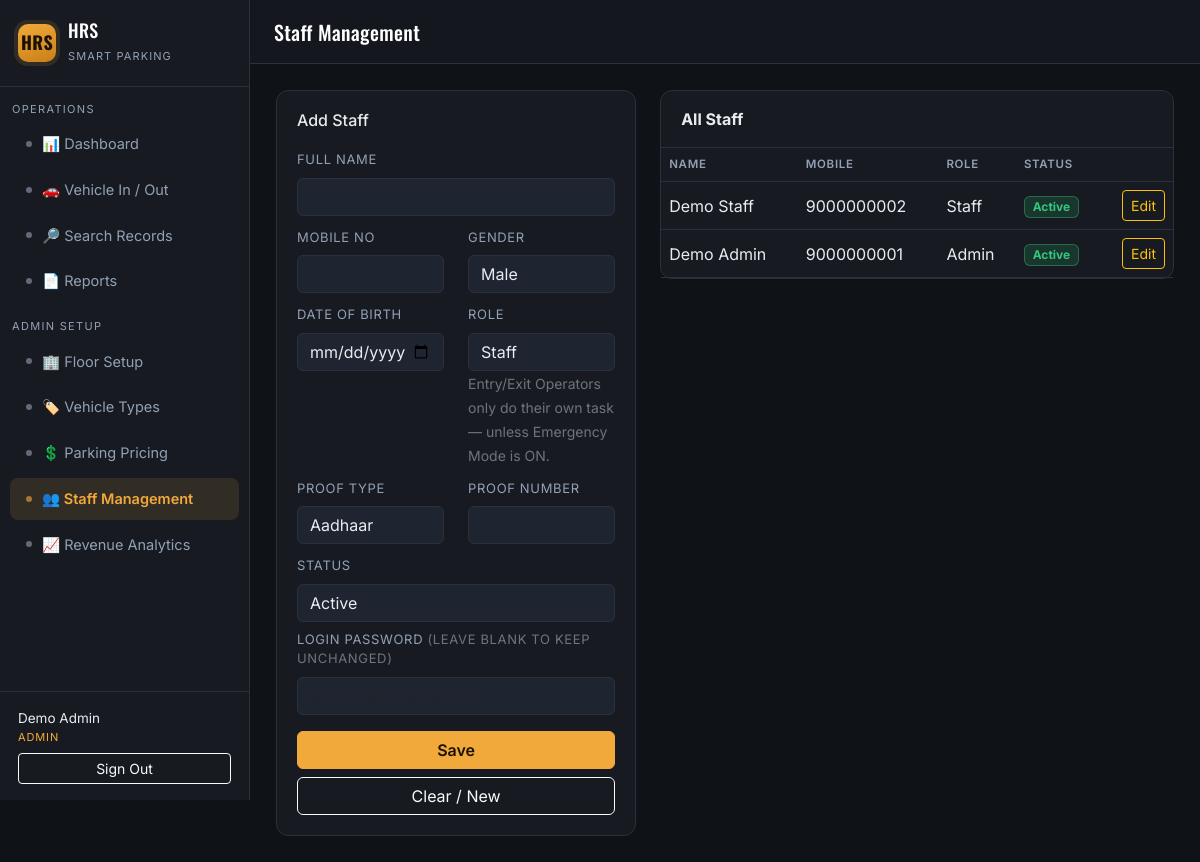
Screenshot of /staff/staff_management.php (signed in) with the database file from the repository.
### tables this page shows
CREATE TABLE `staff_details` (
  `staff_id` int(11) NOT NULL AUTO_INCREMENT,
  `staff_name` varchar(100) NOT NULL,
  `staff_mobile_no` varchar(10) NOT NULL,
  `staff_gender` enum('Male','Female','Other') NOT NULL,
  `staff_dob` date NOT NULL,
  `proof_type` enum('Aadhaar','PAN Card') NOT NULL,
  `proof_number` varchar(20) NOT NULL,
  `staff_status` enum('Active','Inactive') NOT NULL DEFAULT 'Active',
  `staff_entry_date` timestamp NOT NULL DEFAULT current_timestamp(),
  `staff_type` enum('Admin','Staff','Entry Operator','Exit Operator') NOT NULL DEFAULT 'Staff',
  `staff_password` varchar(255) NOT NULL,
  PRIMARY KEY (`staff_id`),
  UNIQUE KEY `uq_mobile` (`staff_mobile_no`),
  UNIQUE KEY `uq_proof` (`proof_number`)
);

### config/session.php (called while the page is built, shortened)
<?php
function h($str) { return htmlspecialchars($str ?? '', ENT_QUOTES, 'UTF-8'); }

### staff/staff_management.php (the view, shortened to what this page needs)
<?php
require_once __DIR__ . '/../config/session.php';
$staff = mysqli_query($conn, "SELECT * FROM staff_details ORDER BY staff_id DESC");
?>
<!DOCTYPE html>
<html lang="en">
<head>
<link rel="stylesheet" href="https://cdn.jsdelivr.net/npm/bootstrap@5.3.3/dist/css/bootstrap.min.css">
<link rel="stylesheet" href="../assets/css/style.css">
</head>
<body>
<div class="app-shell">
  <?php include __DIR__ . '/../partials/sidebar.php'; ?>
  <main class="main">
    <div class="topbar"><h5>Staff Management</h5></div>
    <div class="content">
      <div class="row g-4">
        <div class="col-lg-5">
          <div class="panel panel-body">
            <h6 id="sTitle" class="mb-3">Add Staff</h6>
            <form method="post" id="staffForm">
              <div class="mb-2"><label class="form-label">Full Name</label><input class="form-control" name="staff_name" id="s_name" required></div>
              <div class="row">
                <div class="col-6 mb-2"><label class="form-label">Mobile No</label><input class="form-control" name="staff_mobile_no" id="s_mobile" maxlength="10" required></div>
                <div class="col-6 mb-2"><label class="form-label">Gender</label>
                  <select class="form-select" name="staff_gender" id="s_gender"><option>Male</option><option>Female</option><option>Other</option></select>
                </div>
              </div>
              <div class="row">
                <div class="col-6 mb-2"><label class="form-label">Date of Birth</label><input type="date" class="form-control" name="staff_dob" id="s_dob" required></div>
                <div class="col-6 mb-2"><label class="form-label">Role</label>
                  <select class="form-select" name="staff_type" id="s_type">
                    <option>Staff</option>
                  </select>
                  <small class="text-secondary">Entry/Exit Operators only do their own task — unless Emergency Mode is ON.</small>
                </div>
              </div>
              <div class="row">
                <div class="col-6 mb-2"><label class="form-label">Proof Type</label>
                  <select class="form-select" name="proof_type" id="s_ptype"><option>Aadhaar</option><option>PAN Card</option></select>
                </div>
                <div class="col-6 mb-2"><label class="form-label">Proof Number</label><input class="form-control" name="proof_number" id="s_pnum" required></div>
              </div>
              <div class="mb-2"><label class="form-label">Status</label>
                <select class="form-select" name="staff_status" id="s_status"><option>Active</option><option>Inactive</option></select>
              </div>
              <div class="mb-3"><label class="form-label">Login Password <span id="pwHint" class="text-secondary">(leave blank to keep unchanged)</span></label>
                <input type="text" class="form-control" name="staff_password" id="s_pass" placeholder="Set a login password">
              </div>
              <button class="btn btn-amber w-100" name="save_staff">Save</button>
              <button type="button" class="btn btn-outline-light w-100 mt-2" onclick="resetStaff()">Clear / New</button>
            </form>
          </div>
        </div>
        <div class="col-lg-7">
          <div class="panel">
            <div class="panel-header"><strong>All Staff</strong></div>
            <div class="panel-body p-0">
              <table class="table table-dark-msp mb-0">
                <thead><tr><th>Name</th><th>Mobile</th><th>Role</th><th>Status</th><th></th></tr></thead>
                <tbody>
                <?php while ($s = mysqli_fetch_assoc($staff)): ?>
                  <tr>
                    <td><?php echo h($s['staff_name']); ?></td>
                    <td><?php echo h($s['staff_mobile_no']); ?></td>
                    <td><?php echo h($s['staff_type']); ?></td>
                    <td><span class="badge <?php echo $s['staff_status']==='Active'?'badge-active':'badge-inactive'; ?>"><?php echo h($s['staff_status']); ?></span></td>
                    <td class="text-end"><button class="btn btn-sm btn-outline-warning" onclick='editStaff(<?php echo json_encode($s); ?>)'>Edit</button></td>
                  </tr>
                <?php endwhile; ?>
                </tbody>
              </table>
            </div>
          </div>
        </div>
      </div>
    </div>
  </main>
</div>
</body>
</html>

### assets/css/style.css (style rules this page uses)
:root { --ink:#0F1216; --panel:#171B21; --panel-2:#1E2430; --line:#2A313D; --amber:#F2A93B; --amber-dim:#8A6323; --ok:#34C77B; --busy:#E5484D; --text:#E8ECF1; --text-dim:#93A0B4; }
html,body { background:var(--ink);color:var(--text);font-family:'Inter',sans-serif; }
h1,h2,h3,h4,h5,.brand-mark,.section-title { font-family:'Oswald',sans-serif;letter-spacing:.02em; }
.app-shell { display:flex;min-height:100vh; }
.main { flex:1;min-width:0; }
.topbar { height:64px;border-bottom:1px solid var(--line);display:flex;align-items:center; justify-content:space-between;padding:0 24px;background:rgba(23,27,33,.7);backdrop-filter:blur(6px); position:sticky;top:0;z-index:20; }
.topbar h5 { margin:0;color:#fff; }
.content { padding:26px; }
.panel { background:var(--panel);border:1px solid var(--line);border-radius:12px; }
.panel-header { padding:16px 20px;border-bottom:1px solid var(--line);display:flex;align-items:center;justify-content:space-between; }
.panel-body { padding:20px; }
.table-dark-msp { --bs-table-bg:transparent;color:var(--text); }
.table-dark-msp thead th { color:var(--text-dim);text-transform:uppercase;font-size:11.5px;letter-spacing:.06em;border-bottom:1px solid var(--line);font-weight:600; }
.table-dark-msp td, .table-dark-msp th { color:var(--text); border-color:var(--line);vertical-align:middle; }
.badge-active { background:rgba(52,199,123,.15);color:var(--ok);border:1px solid rgba(52,199,123,.4); }
.panel .form-control, .panel .form-select { background:var(--panel-2);border:1px solid var(--line);color:var(--text); }
.panel label { color:var(--text-dim);font-size:13px;text-transform:uppercase;letter-spacing:.05em; }
.btn-amber { background:var(--amber);border-color:var(--amber);color:#1a1200;font-weight:600; }

### rows the page displays
staff_details: staff_name "Demo Staff", staff_mobile_no "9000000002", staff_type "Staff", staff_status "Active"
staff_details: staff_name "Demo Admin", staff_mobile_no "9000000001", staff_type "Admin", staff_status "Active"

### other values shown
$icon "📊 🚗 🔎 📄 🏢 🏷️ 💲 👥 📈"
$label "Dashboard Vehicle In / Out Search Records Reports Floor Setup Vehicle Types Parking Pricing Staff Management Revenue Analytics"
$_SESSION['staff_name'] "Demo Admin"
$_SESSION['staff_type'] "ADMIN"
